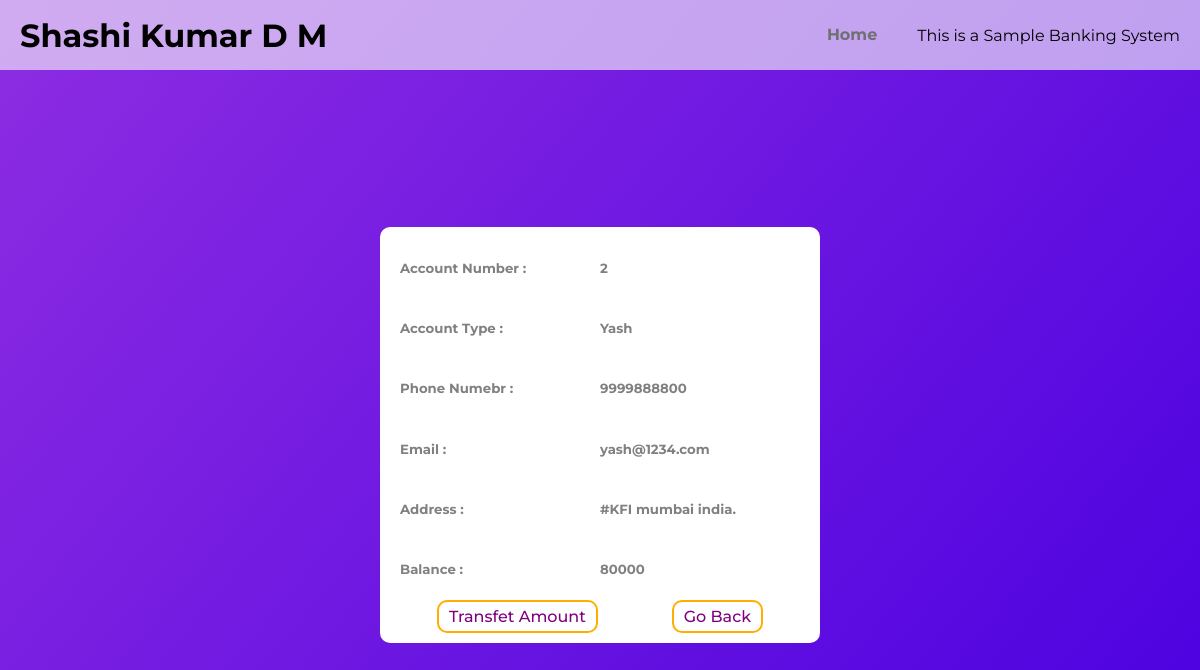
The page /viewCustomer.php?number=2 on the database its author committed.
### tables this page shows
CREATE TABLE `customers` (
  `account_number` int(11) NOT NULL,
  `account_type` varchar(10) NOT NULL,
  `name` varchar(255) NOT NULL,
  `email` varchar(150) NOT NULL,
  `phno` bigint(20) NOT NULL,
  `address` text NOT NULL,
  `cur_balance` double NOT NULL
);

### viewCustomer.php (the view, shortened to what this page needs)
<?php
    include "./php/init.php";
    if(isset($_GET["number"])){
        $accno = intval($_GET["number"]);
        $res = mysqli_query($con, "SELECT * FROM customers WHERE account_number = $accno");
        if(mysqli_num_rows($res) != 1){
            echo "<script> alert('error finding your account') ; window.location = './allCustomers.php' </script>";
        }else{
        $rows = mysqli_fetch_assoc($res);
?>
<!DOCTYPE html>
<html lang="en">
<head>
    <link rel="stylesheet" href="./assets/css/main.min.css">
</head>
<body>
    <main>
       <div class="personal-info">
           <div class="row">
               <h5>Account Number :</h5>
               <h5><?php echo $rows["account_number"] ?></h5>
           </div>
           <div class="row">
               <h5>Account Type :</h5>
               <h5><?php echo $rows["name"] ?></h5>
           </div>
           <div class="row">
               <h5>Phone Numebr :</h5>
               <h5><?php echo $rows["phno"] ?></h5>
           </div>
           <div class="row">
               <h5>Email :</h5>
               <h5><?php echo $rows["email"] ?></h5>
           </div>
           <div class="row">
               <h5>Address :</h5>
               <h5><?php echo $rows["address"] ?></h5>
           </div>
           <div class="row">
               <h5>Balance :</h5>
               <h5><?php echo $rows["cur_balance"] ?></h5>
           </div>
           <div class="row">
               <a href="./transfer.php?number=<?php echo $rows['account_number'] ?>" class="transfet-page-btn">Transfet Amount</a>
               <a href="./allCustomers.php" class="transfet-page-btn">Go Back</a>
           </div>
       </div>
    </main>
</body>
</html>
<?php
        }
    }
?>

### rows shown on the page
customers: account_number "2", name "Yash", phno "9999888800", email "yash@1234.com", address "#KFI mumbai india.", cur_balance "80000"
